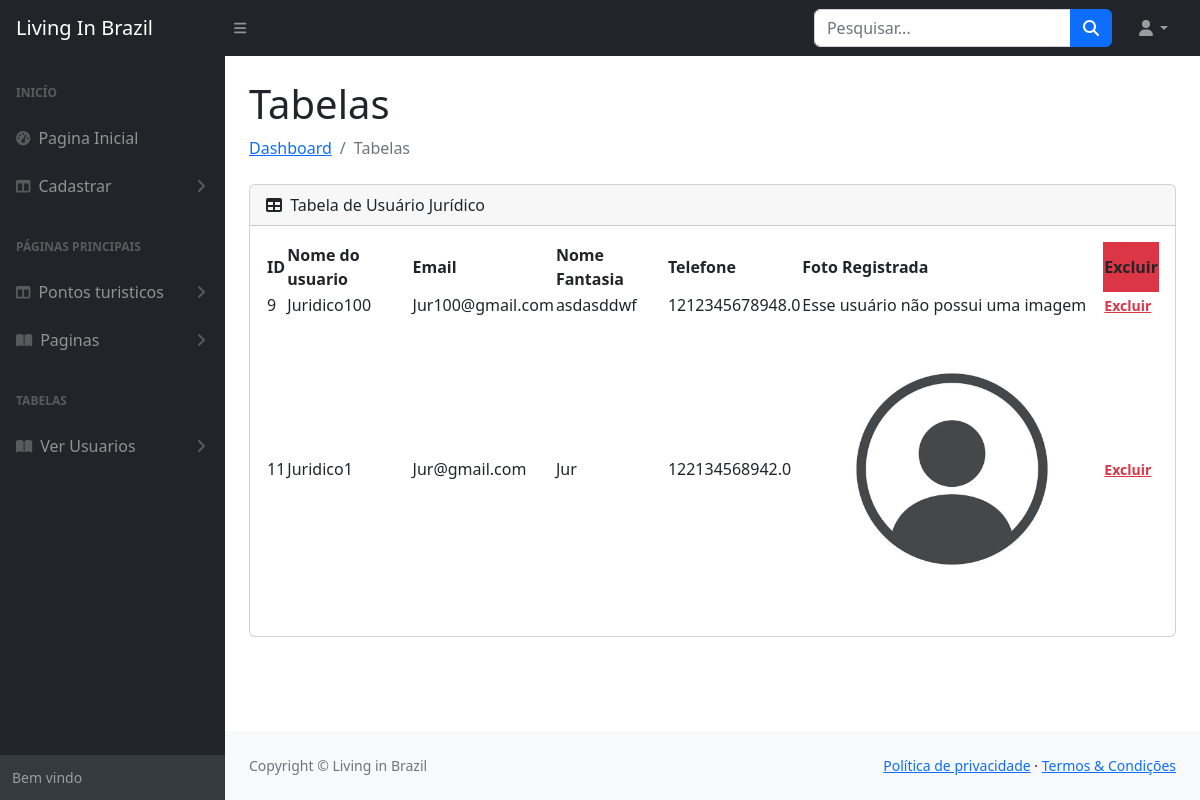
Page /tables/usuario_j (signed in) on the committed database.
### app_PP/models.py (models this page shows)
class Usuario_Juridico(models.Model):
    jur_user = models.OneToOneField(User, on_delete=models.CASCADE)
    jur_id = models.AutoField(primary_key=True)
    jur_nome_fantasia = models.CharField(max_length=100)
    jur_telefone = models.FloatField(validators=[telefone])
    jur_foto = models.ImageField(upload_to='imgs2/',blank = True, validators=[FileExtensionValidator(['jpg', 'jpeg', 'png', 'webp'], 'apenas imagens são aceitas')])

### app_PP/views.py (the view)
# urls.py: path('tables/usuario_j', tables_j, name='tables/usuario_j'),
def tables_j(request):
    if request.user.is_authenticated:
        Objetos = {
            'usuariosJ': Usuario_Juridico.objects.all(),
            'users': User.objects.all()
        }
        return render(request, 'usuarios/tables/usuario_j.html', Objetos)
    else:
        return redirect('login')

### app_PP/templates/usuarios/tables/usuario_j.html
{% extends 'base.html' %}
{% block content %}
<main>
    <div class="container-fluid px-4">
        <h1 class="mt-4">Tabelas</h1>
        <ol class="breadcrumb mb-4">
            <li class="breadcrumb-item"><a href="{% url 'home' %}">Dashboard</a></li>
            <li class="breadcrumb-item active">Tabelas</li>
        </ol>
        <div class="card mb-4">
            <div class="card-header">
                <i class="fas fa-table me-1"></i>
                Tabela de Usuário Jurídico
            </div>
            <div class="card-body">
                <table id="datatablesSimple">
                    <thead>
                        <tr>
                            <th>ID</th>
                            <th>Nome do usuario</th>
                            <th>Email</th>
                            <th>Nome Fantasia</th>
                            <th>Telefone</th>
                            <th>Foto Registrada</th>
                            <th class="bg-danger" scope="col">Excluir</th>
                        </tr>
                    </thead>
                    <tbody>
                        {% for usuario2 in usuariosJ %}
                        <tr>
                            <td scope="row">{{usuario2.jur_id}}</td>
                            {% for user in users %}
                                {%if usuario2.jur_user == user%}
                                <td>{{user.username}}</td>
                                <td>{{user.email}}</td>
                                {% endif %}
                            {% endfor %}
                            <td>{{usuario2.jur_nome_fantasia}}</td>
                            <td>{{usuario2.jur_telefone}}</td>
                            {% if usuario2.jur_foto != '' %}
                                <td><img src="{{usuario2.jur_foto.url}}" alt="Lights" style="width: 300px"></td>
                            {%else%}
                                <td>Esse usuário não possui uma imagem</td>
                            {%endif%}
                            {% for user in users %}
                                {%if usuario2.jur_user == user%}
                                <td>
                                    <a class="small text-danger" href="{% url 'excluir_J' usuario2.jur_id %}"><b>Excluir</b></a>
                                </td>
                                {% endif %}
                            {% endfor %}
                        </tr>
                        {% endfor %}
                    </tbody>
                </table>
            </div>
        </div>
    </div>
</main>
{% endblock %}

### rows in the picture
Usuario_Juridico: jur_id "9", jur_nome_fantasia "asdasddwf", jur_telefone "1212345678948.0", jur_foto "Esse usuário não possui uma imagem"
Usuario_Juridico: jur_id "11", jur_nome_fantasia "Jur", jur_telefone "122134568942.0", jur_foto (picture)

### other values in the picture
{{ user.username }} "Juridico100"
{{ user.email }} "Jur100@gmail.com"
{{ user.username }} "Juridico1"
{{ user.email }} "Jur@gmail.com"
